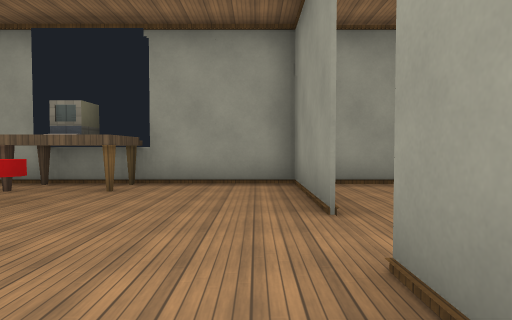
View 1 (above)

15 first-person views from a walk through a 3-D level made in the Godot game engine. The camera is 1.3 m above the floor, tilts 2° down and sees 75° across. Doors that lead somewhere are drawn open, without their leaves. The floor is counted in squares, 2 m on a side. Each view is taken from the middle of a square. On the plan, view 1 faces up. The plan holds only what a view shows up to about 10 squares ahead; the rest is blank. Some surface patterns are stand-ins.

View 2
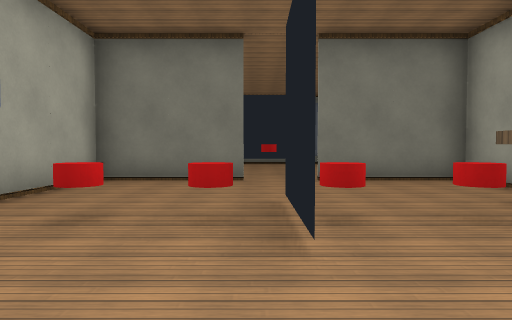

View 3
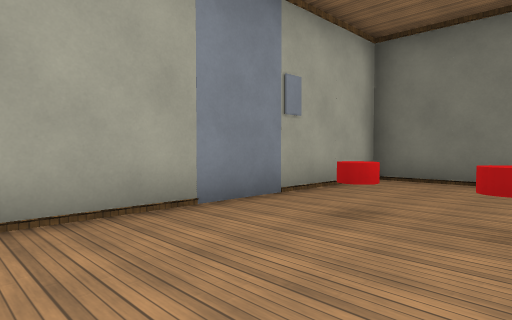

View 4
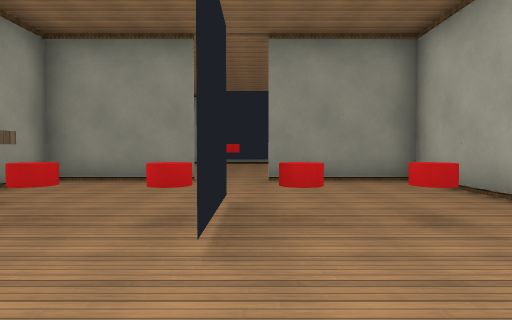

View 5
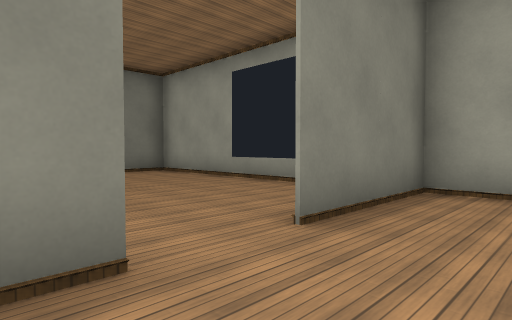

View 6
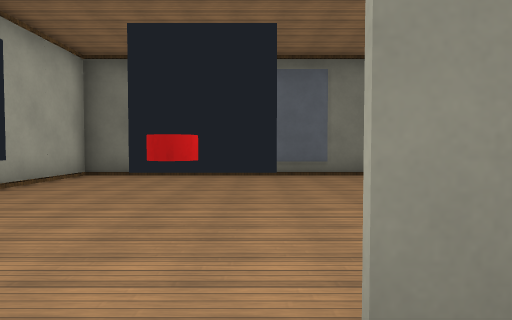

View 7
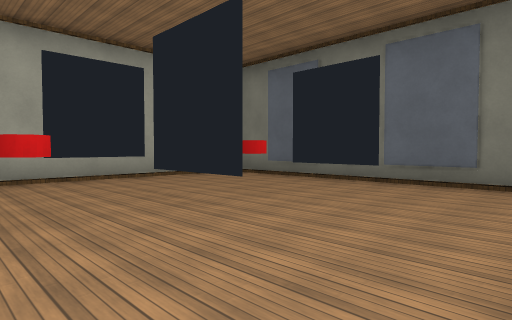

View 8
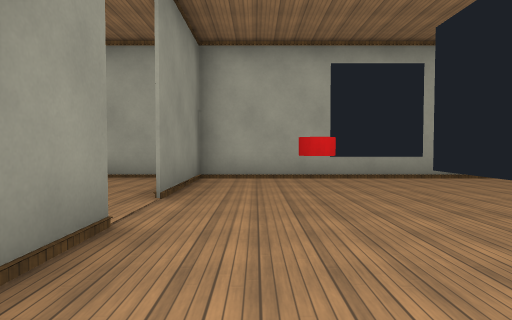

View 9
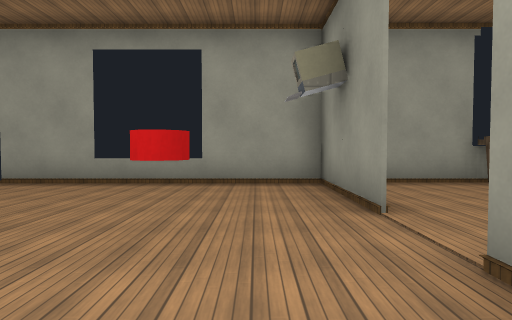

View 10
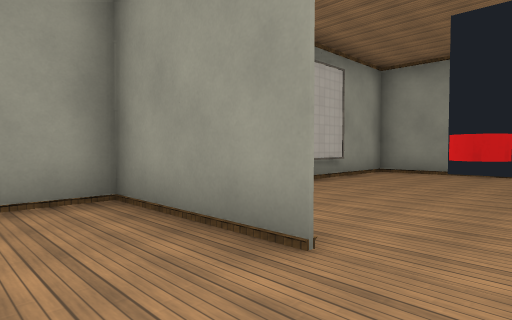

View 11
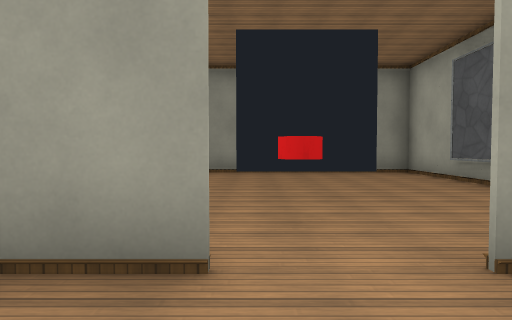

View 12
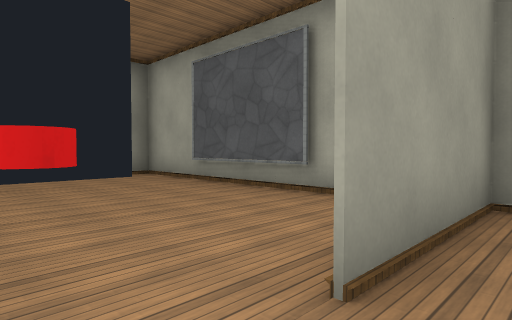

View 13
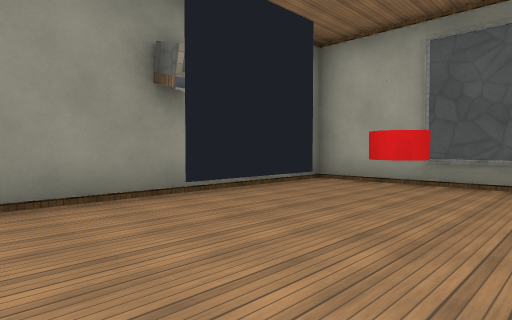

View 14
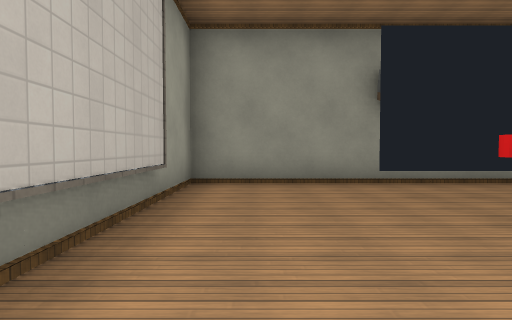

View 15
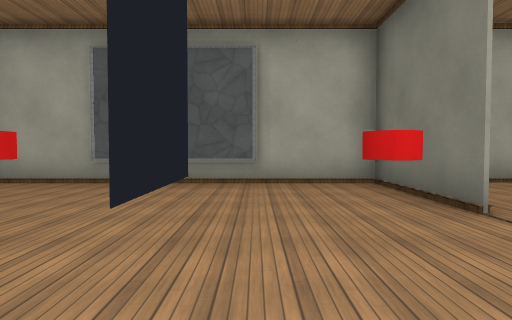

### Floor plan
Key: @ floor where view 1 was taken; # wall or solid block; . floor; / step, stairs or slope; D door; T table; O other object.
Columns run from 15 left of view 1 to 9 right of it. Each row starts with its distance up from view 1.
  7 ###########   #####  ####
  6 #.///...#..#T#..#.####/.#
  5 #/......#..TTT..#....../#
  4 #/......#...O...#....../#
  3 #/......D...O...DO..O../#
  2 #/......D.......D....../#
  1 #/......#...O...#....../#
  0 #/......#...O..@#....../#
 -1 #.//....#...D...#.####/.#
 -2 ###########O O#####  ####

Positions as (right, up) in squares from view 1, and headings:
1: (0, 0), facing up
2: (0, 2), facing left
3: (0, 2), facing down-left
4: (-6, 2), facing right
5: (-5, 1), facing up-left
6: (-6, 3), facing left
7: (-8, 6), facing down-left
8: (-8, 6), facing down
9: (-8, 0), facing up
10: (-1, 2), facing up-right
11: (-1, 3), facing right
12: (0, 3), facing down-right
13: (4, 5), facing down-right
14: (2, 5), facing right
15: (3, 5), facing down
